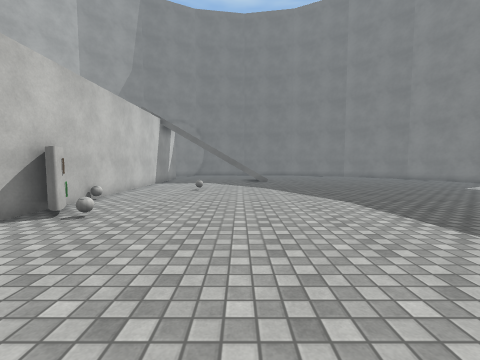
view 1 (above)

17 first-person views from a walk through a scene from a Unity 3-D project. The camera is 1.3 m above the floor, tilts 4° down and sees 90° across. The floor is counted in squares, 1 m on a side. Each view is taken from the middle of a square. On the plan, view 1 faces up. The plan holds only what a view shows up to about 12 squares ahead; the rest is blank. The place goes on beyond the plan. The player is left out. Surface patterns are stand-ins for the level's own textures.

view 2
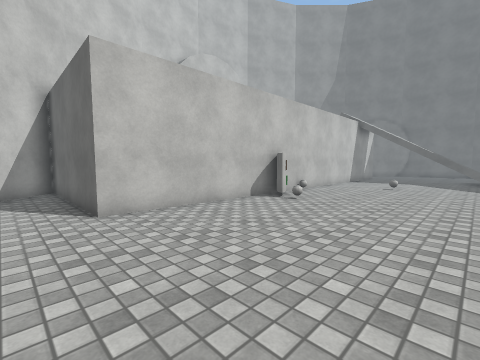

view 3
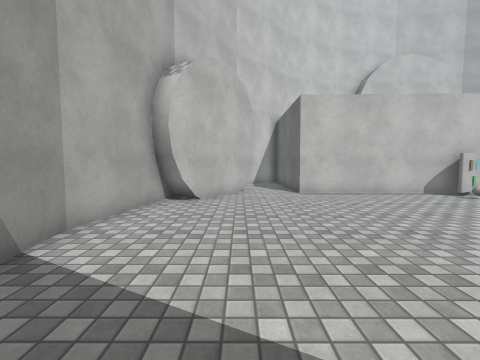

view 4
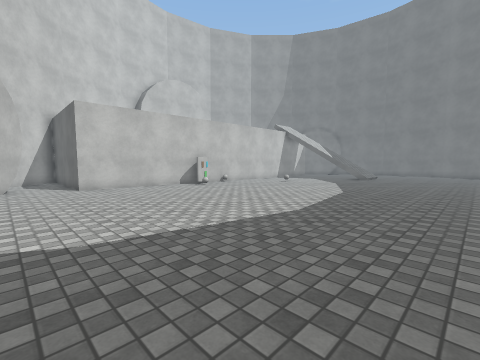

view 5
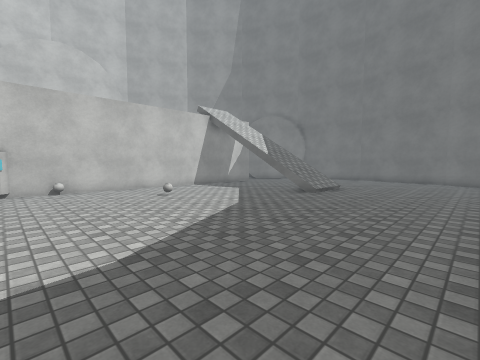

view 6
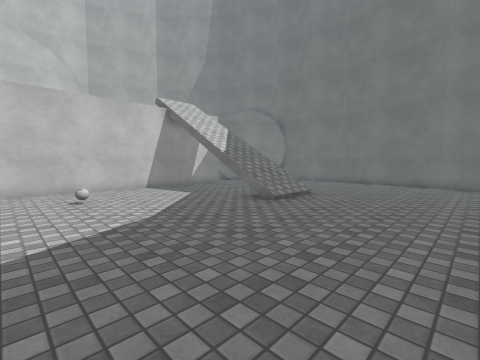

view 7
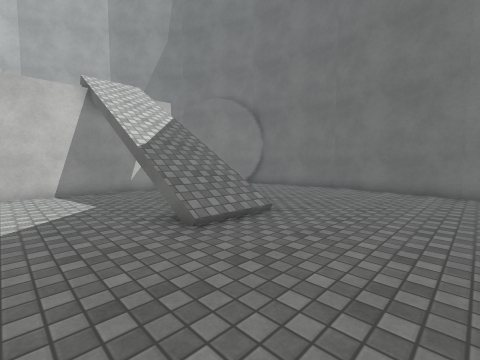

view 8
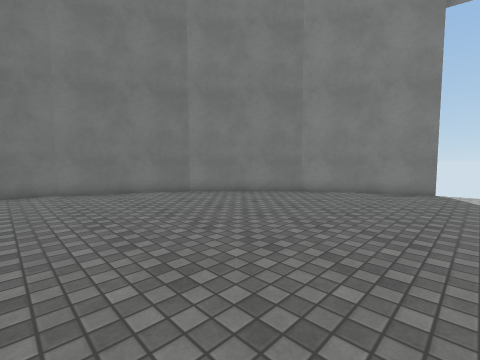

view 9
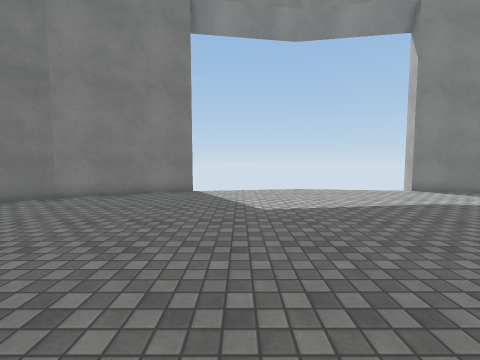

view 10
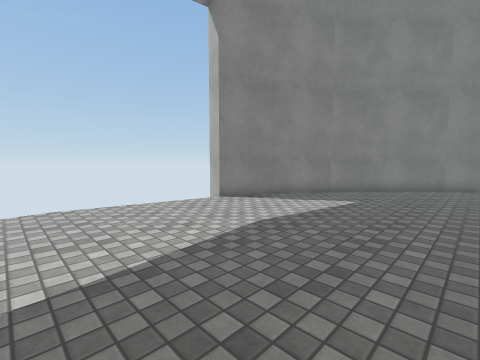

view 11
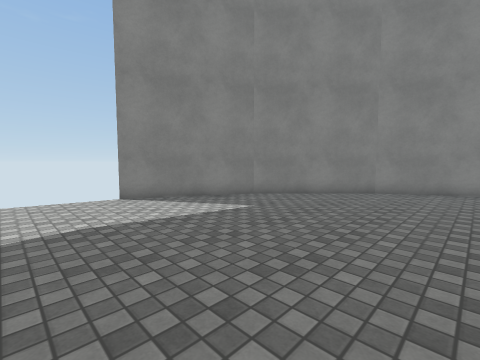

view 12
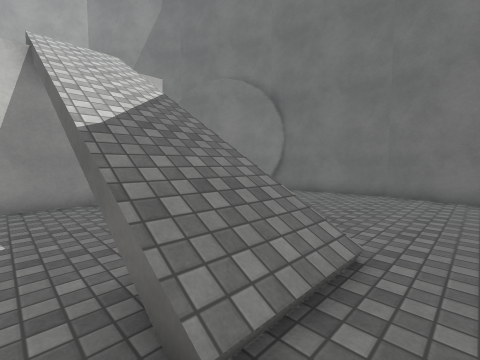

view 13
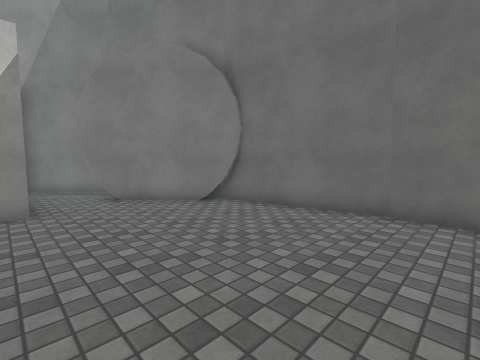

view 14
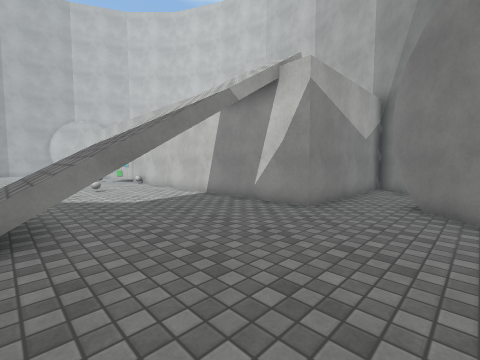

view 15
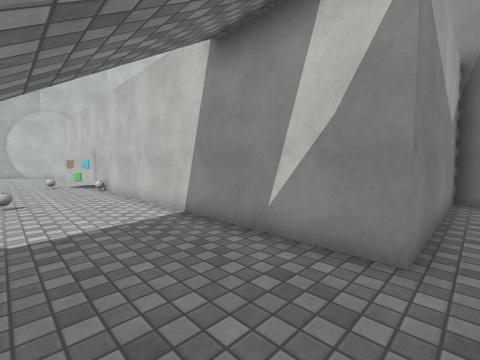

view 16
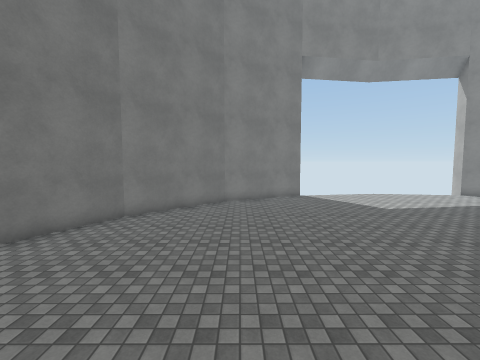

view 17
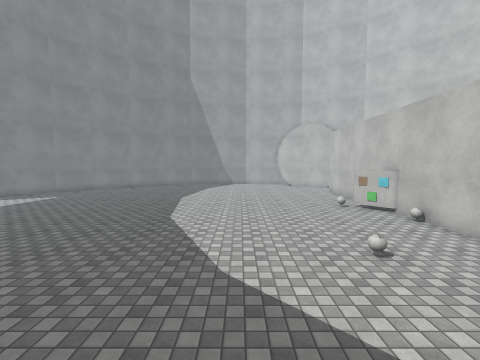

### Floor plan
Points are (right, up) in squares from view 1. A wall is a line through its corners. A room is listed if a view was taken in it or the views show most of it. See-through windows are left out.
Room 1 (views 1, 2, 3, 4, 5, 6, 7, 8, 9, 10, 11, 12, 13, 14, 15, 16, 17)
walls: (16.2, 15.2) (13.8, 19.8) (10.2, 23.5) (5.5, 25.8) (0.5, 26.6) (-4.6, 25.8); (7, -4.8) (10.1, -3.2) (13.8, 0.4) (16.1, 5) (17.2, 4.6); (-2.8, -4.9) (-3.3, -5.8); (-7.3, -2.2) (-2.6, -5.1) (-3, -5.8); (-4, -5.6) (0.4, -6.4) (2, -6.1); (-3.9, 25.9) (-7.9, 22); (-9.6, 23.2) (-12.3, 20.4) (-5.5, 20.4) (-5.5, -0.4) (-12.1, -0.4) (-10.4, -2.1)
low walls: (-4.6, 25.8) (-5.2, 25.5)
objects: other object (-5, 6) to (-4, 7)

Positions as (right, up) in squares from view 1, and headings:
1: (0, 0), facing up
2: (1, -2), facing up-left
3: (5, -3), facing left
4: (8, -3), facing up-left
5: (7, 7), facing up-left
6: (7, 10), facing up-left
7: (6, 14), facing up-left
8: (4, 14), facing up-right
9: (5, 13), facing right
10: (9, 11), facing down-right
11: (7, 8), facing down-right
12: (3, 16), facing up-left
13: (2, 20), facing up-left
14: (1, 24), facing down-left
15: (-2, 21), facing down-left
16: (1, 19), facing right
17: (1, 17), facing down
